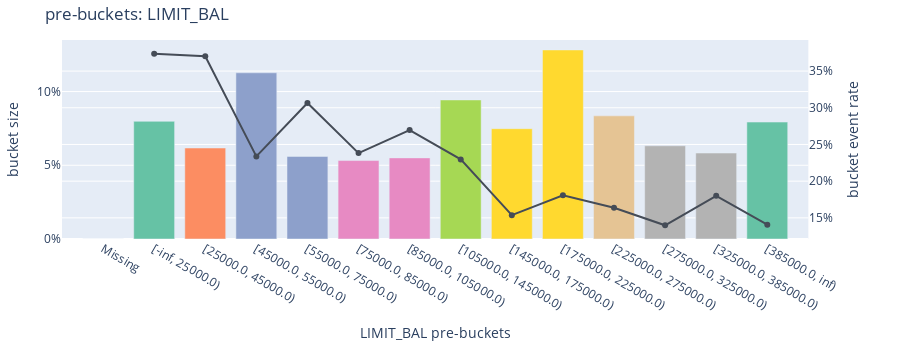

Source (notebook cell):
### Code cell
bucketing_process.plot_prebucket("LIMIT_BAL") # , format="png", scale=2, width=1050, height=525

### Figure 1 — Plotly figure (JSON) as saved in the notebook; plotly's stock layout.template omitted (floating-point values rounded to 4 significant figures)
{"data": [{"line": {"color": "#454c57"}, "name": "Event Rate", "type": "scatter", "x": ["Missing", "[-inf, 25000.0)", "[25000.0, 45000.0)", "[45000.0, 55000.0)", "[55000.0, 75000.0)", "[75000.0, 85000.0)", "[85000.0, 105000.0)", "[105000.0, 145000.0)", "[145000.0, 175000.0)", "[175000.0, 225000.0)", "[225000.0, 275000.0)", "[275000.0, 325000.0)", "[325000.0, 385000.0)", "[385000.0, inf)"], "xaxis": "x", "y": [null, 0.3737, 0.3703, 0.2337, 0.3065, 0.2382, 0.2697, 0.2297, 0.1537, 0.1808, 0.1637, 0.1398, 0.18, 0.1408], "yaxis": "y2"}, {"marker": {"color": ["rgb(102,194,165)", "rgb(102,194,165)", "rgb(252,141,98)", "rgb(141,160,203)", "rgb(141,160,203)", "rgb(231,138,195)", "rgb(231,138,195)", "rgb(166,216,84)", "rgb(255,217,47)", "rgb(255,217,47)", "rgb(229,196,148)", "rgb(179,179,179)", "rgb(179,179,179)", "rgb(102,194,165)"]}, "name": "Bucket count percentage", "type": "bar", "x": ["Missing", "[-inf, 25000.0)", "[25000.0, 45000.0)", "[45000.0, 55000.0)", "[55000.0, 75000.0)", "[75000.0, 85000.0)", "[85000.0, 105000.0)", "[105000.0, 145000.0)", "[145000.0, 175000.0)", "[175000.0, 225000.0)", "[225000.0, 275000.0)", "[275000.0, 325000.0)", "[325000.0, 385000.0)", "[385000.0, inf)"], "xaxis": "x", "y": [0, 0.0798, 0.0617, 0.1127, 0.056, 0.0532, 0.055, 0.0943, 0.0748, 0.1282, 0.0835, 0.0632, 0.0583, 0.0793], "yaxis": "y"}], "layout": {"height": 350, "margin": {"b": 20, "l": 20, "r": 20, "t": 40}, "showlegend": false, "title": {"text": "pre-buckets: LIMIT_BAL"}, "transition": {"duration": 50}, "xaxis": {"anchor": "y", "domain": [0, 0.94], "title": {"text": "LIMIT_BAL pre-buckets"}, "type": "category"}, "yaxis": {"anchor": "x", "domain": [0, 1], "tickformat": ",.0%", "title": {"text": "bucket size"}}, "yaxis2": {"anchor": "x", "overlaying": "y", "side": "right", "tickformat": ",.0%", "title": {"text": "bucket event rate"}}}}
